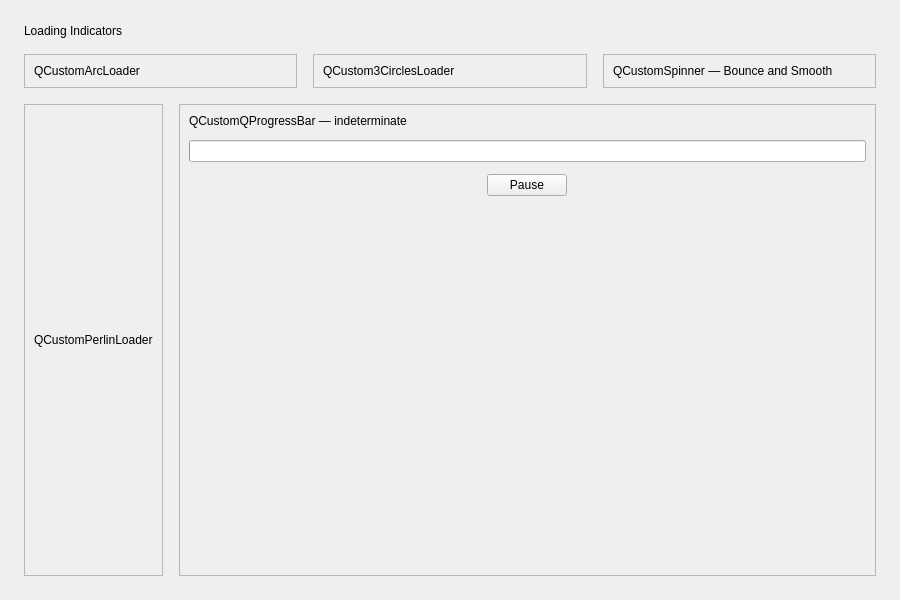
<?xml version='1.0' encoding='utf-8'?>
<ui version="4.0">
 <class>MainWindow</class>
 <widget class="QMainWindow" name="MainWindow">
  <property name="geometry">
   <rect>
    <x>0</x>
    <y>0</y>
    <width>900</width>
    <height>600</height>
   </rect>
  </property>
  <property name="windowTitle">
   <string>Loading Indicators</string>
  </property>
  <widget class="QWidget" name="centralwidget">
   <layout class="QVBoxLayout" name="mainLayout">
    <property name="spacing">
     <number>16</number>
    </property>
    <property name="leftMargin">
     <number>24</number>
    </property>
    <property name="topMargin">
     <number>24</number>
    </property>
    <property name="rightMargin">
     <number>24</number>
    </property>
    <property name="bottomMargin">
     <number>24</number>
    </property>
    <item>
     <widget class="QLabel" name="titleLabel">
      <property name="text">
       <string>Loading Indicators</string>
      </property>
     </widget>
    </item>
    <item>
     <layout class="QHBoxLayout" name="topRow">
      <property name="spacing">
       <number>16</number>
      </property>
      <item>
       <widget class="QFrame" name="arcCard">
        <property name="frameShape">
         <enum>QFrame::StyledPanel</enum>
        </property>
        <layout class="QVBoxLayout" name="arcCardLayout">
         <property name="spacing">
          <number>8</number>
         </property>
         <item>
          <widget class="QLabel" name="arcLabel">
           <property name="text">
            <string>QCustomArcLoader</string>
           </property>
          </widget>
         </item>
         <item>
          <layout class="QVBoxLayout" name="arcHolder" />
         </item>
        </layout>
       </widget>
      </item>
      <item>
       <widget class="QFrame" name="circlesCard">
        <property name="frameShape">
         <enum>QFrame::StyledPanel</enum>
        </property>
        <layout class="QVBoxLayout" name="circlesCardLayout">
         <property name="spacing">
          <number>8</number>
         </property>
         <item>
          <widget class="QLabel" name="circlesLabel">
           <property name="text">
            <string>QCustom3CirclesLoader</string>
           </property>
          </widget>
         </item>
         <item>
          <layout class="QVBoxLayout" name="circlesHolder" />
         </item>
        </layout>
       </widget>
      </item>
      <item>
       <widget class="QFrame" name="spinnerCard">
        <property name="frameShape">
         <enum>QFrame::StyledPanel</enum>
        </property>
        <layout class="QVBoxLayout" name="spinnerCardLayout">
         <property name="spacing">
          <number>8</number>
         </property>
         <item>
          <widget class="QLabel" name="spinnerLabel">
           <property name="text">
            <string>QCustomSpinner — Bounce and Smooth</string>
           </property>
          </widget>
         </item>
         <item>
          <layout class="QHBoxLayout" name="spinnerHolder" />
         </item>
        </layout>
       </widget>
      </item>
     </layout>
    </item>
    <item>
     <layout class="QHBoxLayout" name="bottomRow">
      <property name="spacing">
       <number>16</number>
      </property>
      <item>
       <widget class="QFrame" name="perlinCard">
        <property name="frameShape">
         <enum>QFrame::StyledPanel</enum>
        </property>
        <layout class="QVBoxLayout" name="perlinCardLayout">
         <property name="spacing">
          <number>8</number>
         </property>
         <item>
          <widget class="QLabel" name="perlinLabel">
           <property name="text">
            <string>QCustomPerlinLoader</string>
           </property>
          </widget>
         </item>
         <item>
          <layout class="QVBoxLayout" name="perlinHolder" />
         </item>
        </layout>
       </widget>
      </item>
      <item>
       <widget class="QFrame" name="progressCard">
        <property name="frameShape">
         <enum>QFrame::StyledPanel</enum>
        </property>
        <layout class="QVBoxLayout" name="progressCardLayout">
         <property name="spacing">
          <number>12</number>
         </property>
         <item>
          <widget class="QLabel" name="progressLabel">
           <property name="text">
            <string>QCustomQProgressBar — indeterminate</string>
           </property>
          </widget>
         </item>
         <item>
          <widget class="QCustomQProgressBar" name="inProgressBar" />
         </item>
         <item alignment="Qt::AlignHCenter">
          <widget class="QPushButton" name="pauseButton">
           <property name="text">
            <string>Pause</string>
           </property>
          </widget>
         </item>
         <item>
          <spacer name="progressSpacer">
           <property name="orientation">
            <enum>Qt::Vertical</enum>
           </property>
           <property name="sizeHint" stdset="0">
            <size>
             <width>10</width>
             <height>10</height>
            </size>
           </property>
          </spacer>
         </item>
        </layout>
       </widget>
      </item>
     </layout>
    </item>
   </layout>
  </widget>
 </widget>
 <customwidgets>
  <customwidget>
   <class>QCustomQProgressBar</class>
   <extends>QProgressBar</extends>
   <header location="global">Custom_Widgets.QCustomLoadingIndicators.h</header>
  </customwidget>
 <customwidget><class>QPushButton</class><extends>QPushButton</extends><header location="global">Custom_Widgets.Theme.h</header><container>1</container></customwidget><customwidget><class>QLabel</class><extends>QLabel</extends><header location="global">Custom_Widgets.Theme.h</header><container>1</container></customwidget></customwidgets>
 <connections />
</ui>
